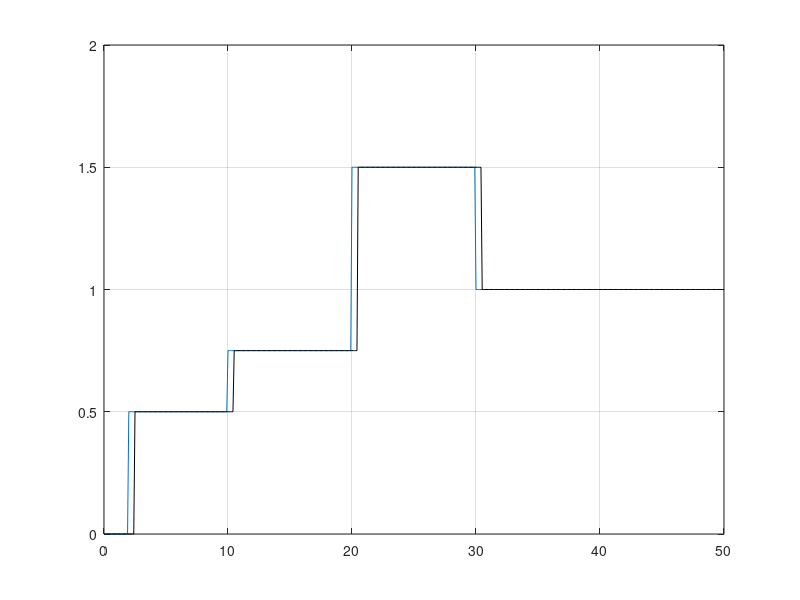
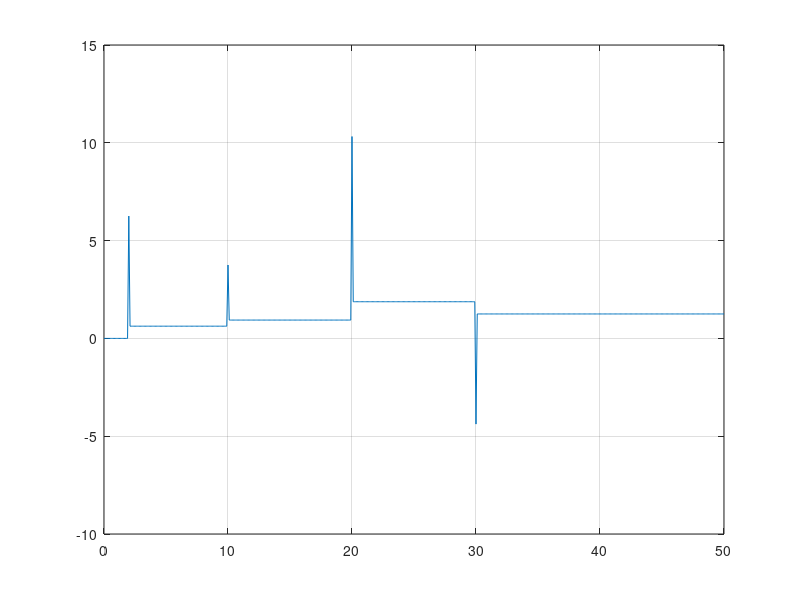

Write MATLAB code to recreate these figures, in order.
clear;
clc;
close all;

%parametros desimulacao

T = 0.1;
tmax = 50;
tempo = 0:T:tmax;
N = numel(tempo);

%sinal de entrada

r = ones(1,N);
r(tempo < 2) = 0;
r(tempo >= 2 & tempo < 10) = 0.5;
r(tempo >= 10 & tempo < 20) = 0.75;
r(tempo >= 20 & tempo < 30) = 1.5;

% variaveis
y = zeros(1,N);
e = zeros(1,N);
u = zeros(1,N);

% iteracoes

for n = 6:N

    %saida da planta
    y(n) = 0.07993*u(n-5) + 0.9001 *y(n-1);

    % erro
    e(n) = r(n) - y(n);

    % sinal de controle
    u(n) = 12.511*e(n) - 11.261*e(n-1) + u(n-5);

end

figure; plot(tempo, r); hold on; plot(tempo, y, 'k'); grid on;
figure; plot(tempo, u); grid on;
